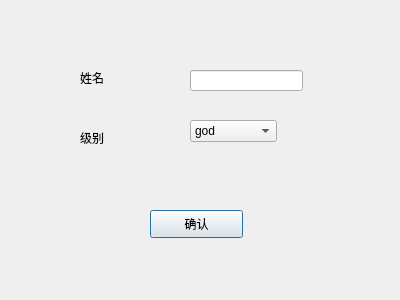
<?xml version="1.0" encoding="UTF-8"?>
<ui version="4.0">
 <class>serverAdd</class>
 <widget class="QDialog" name="serverAdd">
  <property name="geometry">
   <rect>
    <x>0</x>
    <y>0</y>
    <width>400</width>
    <height>300</height>
   </rect>
  </property>
  <property name="windowTitle">
   <string>Dialog</string>
  </property>
  <widget class="QLabel" name="label">
   <property name="geometry">
    <rect>
     <x>80</x>
     <y>70</y>
     <width>72</width>
     <height>15</height>
    </rect>
   </property>
   <property name="text">
    <string>姓名</string>
   </property>
  </widget>
  <widget class="QLineEdit" name="name">
   <property name="geometry">
    <rect>
     <x>190</x>
     <y>70</y>
     <width>113</width>
     <height>21</height>
    </rect>
   </property>
  </widget>
  <widget class="QLabel" name="label_2">
   <property name="geometry">
    <rect>
     <x>80</x>
     <y>130</y>
     <width>72</width>
     <height>15</height>
    </rect>
   </property>
   <property name="text">
    <string>级别</string>
   </property>
  </widget>
  <widget class="QComboBox" name="level">
   <property name="geometry">
    <rect>
     <x>190</x>
     <y>120</y>
     <width>87</width>
     <height>22</height>
    </rect>
   </property>
   <item>
    <property name="text">
     <string>god</string>
    </property>
   </item>
   <item>
    <property name="text">
     <string>master</string>
    </property>
   </item>
   <item>
    <property name="text">
     <string>soldier</string>
    </property>
   </item>
   <item>
    <property name="text">
     <string>farmer</string>
    </property>
   </item>
  </widget>
  <widget class="QPushButton" name="pushButton">
   <property name="geometry">
    <rect>
     <x>150</x>
     <y>210</y>
     <width>93</width>
     <height>28</height>
    </rect>
   </property>
   <property name="text">
    <string>确认</string>
   </property>
  </widget>
 </widget>
 <resources/>
 <connections/>
</ui>
